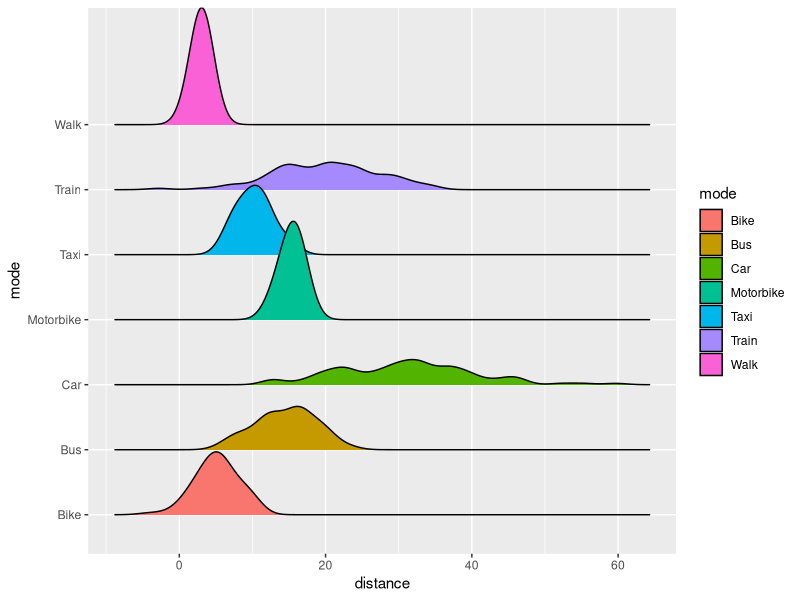

Write the R code that produced this figure.
#This script creates "dummy data" for the Civic Makers carbon calculator project

#HOW TO RUN THIS SCRIPT: 
# 1) Install R from https://cran.ms.unimelb.edu.au/
# 2) Uncomment the "install.packages" rows below if you don't already have these packages installed
# 3) From Command line (set to the directory where this script is saved), run the command ` Rscript make_dummy_json.R ` 
# 4) This should produce two outputs: a .png (?) that shows 

# install.packages("ggplot2")
# install.packages("jsonlite")
# install.packages("ggridges")

library(tidyverse)  #packages for manipulating data
library(jsonlite) #package for converting dataframe into json
library(ggridges) #package for making a ridgeline chart, so we can preview what the dataset should look like as a ridgeline chart in Highcharts


#This makes a vector of N numbers (N being the first number in the brackets!), randomly sampled from the normal distribution using the mean and standard deviation specified. I've just tried to guess the mean & sd for each of the transport types, and assumed there would be more responses for car/train/bike/walk than for motorbike/taxi... very broad guesses, may need to be tweaked!!

Bike <- rnorm(80, mean=5, sd=3)
Walk <- rnorm(50, mean=3, sd=1)
Train <- rnorm(100, mean=20, sd=7)
Car <- rnorm(100, mean=30, sd=10)
Motorbike <- rnorm(10, mean=15, sd=2)
Bus <- rnorm(50, mean=15, sd=4)
Taxi <- rnorm(10, mean=10, sd=2)

#This combines all of the transport type vectors into one dataset 

modes <- rbind(
  data.frame(mode = "Bike", distance = Bike),
  data.frame(mode = "Walk", distance = Walk),
  data.frame(mode = "Train", distance = Train),
  data.frame(mode = "Car", distance = Car),
  data.frame(mode = "Motorbike", distance = Motorbike),
  data.frame(mode = "Bus", distance = Bus),
  data.frame(mode = "Taxi", distance = Taxi)
  )


#This makes a plot out of the dataset that should closely resemble what we're making in highcharts, just to see what the shape should be!
ggplot(modes, aes(x=distance, y=mode)) +
  geom_density_ridges(aes(fill=mode))


#This converts the dataset to json and writes it to a json file in the working directory
write_json(modes, path = ".jsonmodes.json")
